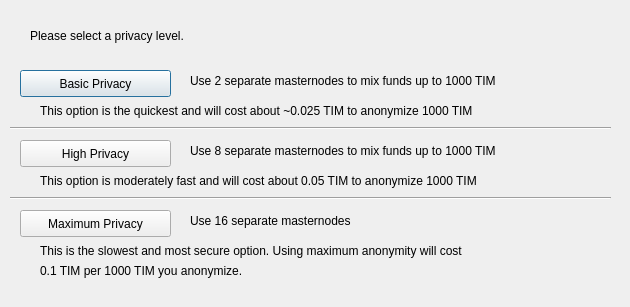
<?xml version="1.0" encoding="UTF-8"?>
<ui version="4.0">
 <class>DarksendConfig</class>
 <widget class="QDialog" name="DarksendConfig">
  <property name="geometry">
   <rect>
    <x>0</x>
    <y>0</y>
    <width>630</width>
    <height>307</height>
   </rect>
  </property>
  <property name="windowTitle">
   <string>Configure Darksend</string>
  </property>
  <widget class="QPushButton" name="buttonBasic">
   <property name="geometry">
    <rect>
     <x>20</x>
     <y>70</y>
     <width>151</width>
     <height>27</height>
    </rect>
   </property>
   <property name="text">
    <string>Basic Privacy</string>
   </property>
  </widget>
  <widget class="QPushButton" name="buttonHigh">
   <property name="geometry">
    <rect>
     <x>20</x>
     <y>140</y>
     <width>151</width>
     <height>27</height>
    </rect>
   </property>
   <property name="text">
    <string>High Privacy</string>
   </property>
  </widget>
  <widget class="QPushButton" name="buttonMax">
   <property name="geometry">
    <rect>
     <x>20</x>
     <y>210</y>
     <width>151</width>
     <height>27</height>
    </rect>
   </property>
   <property name="text">
    <string>Maximum Privacy</string>
   </property>
  </widget>
  <widget class="QLabel" name="label">
   <property name="geometry">
    <rect>
     <x>30</x>
     <y>20</y>
     <width>571</width>
     <height>31</height>
    </rect>
   </property>
   <property name="text">
    <string>Please select a privacy level.</string>
   </property>
  </widget>
  <widget class="QLabel" name="label_2">
   <property name="geometry">
    <rect>
     <x>190</x>
     <y>70</y>
     <width>421</width>
     <height>21</height>
    </rect>
   </property>
   <property name="text">
    <string>Use 2 separate masternodes to mix funds up to 1000 TIM</string>
   </property>
  </widget>
  <widget class="QLabel" name="label_3">
   <property name="geometry">
    <rect>
     <x>190</x>
     <y>140</y>
     <width>411</width>
     <height>21</height>
    </rect>
   </property>
   <property name="text">
    <string>Use 8 separate masternodes to mix funds up to 1000 TIM</string>
   </property>
  </widget>
  <widget class="QLabel" name="label_4">
   <property name="geometry">
    <rect>
     <x>190</x>
     <y>210</y>
     <width>421</width>
     <height>21</height>
    </rect>
   </property>
   <property name="text">
    <string>Use 16 separate masternodes</string>
   </property>
  </widget>
  <widget class="QLabel" name="label_6">
   <property name="geometry">
    <rect>
     <x>40</x>
     <y>100</y>
     <width>561</width>
     <height>21</height>
    </rect>
   </property>
   <property name="text">
    <string>This option is the quickest and will cost about ~0.025 TIM to anonymize 1000 TIM</string>
   </property>
  </widget>
  <widget class="QLabel" name="label_7">
   <property name="geometry">
    <rect>
     <x>40</x>
     <y>170</y>
     <width>561</width>
     <height>21</height>
    </rect>
   </property>
   <property name="text">
    <string>This option is moderately fast and will cost about 0.05 TIM to anonymize 1000 TIM</string>
   </property>
  </widget>
  <widget class="QLabel" name="label_8">
   <property name="geometry">
    <rect>
     <x>40</x>
     <y>240</y>
     <width>561</width>
     <height>21</height>
    </rect>
   </property>
   <property name="text">
    <string>This is the slowest and most secure option. Using maximum anonymity will cost</string>
   </property>
  </widget>
  <widget class="QLabel" name="label_9">
   <property name="geometry">
    <rect>
     <x>40</x>
     <y>260</y>
     <width>561</width>
     <height>21</height>
    </rect>
   </property>
   <property name="text">
    <string>0.1 TIM per 1000 TIM you anonymize.</string>
   </property>
  </widget>
  <widget class="Line" name="line">
   <property name="geometry">
    <rect>
     <x>10</x>
     <y>120</y>
     <width>601</width>
     <height>16</height>
    </rect>
   </property>
   <property name="orientation">
    <enum>Qt::Horizontal</enum>
   </property>
  </widget>
  <widget class="Line" name="line_2">
   <property name="geometry">
    <rect>
     <x>10</x>
     <y>190</y>
     <width>601</width>
     <height>16</height>
    </rect>
   </property>
   <property name="orientation">
    <enum>Qt::Horizontal</enum>
   </property>
  </widget>
 </widget>
 <resources/>
 <connections/>
</ui>
